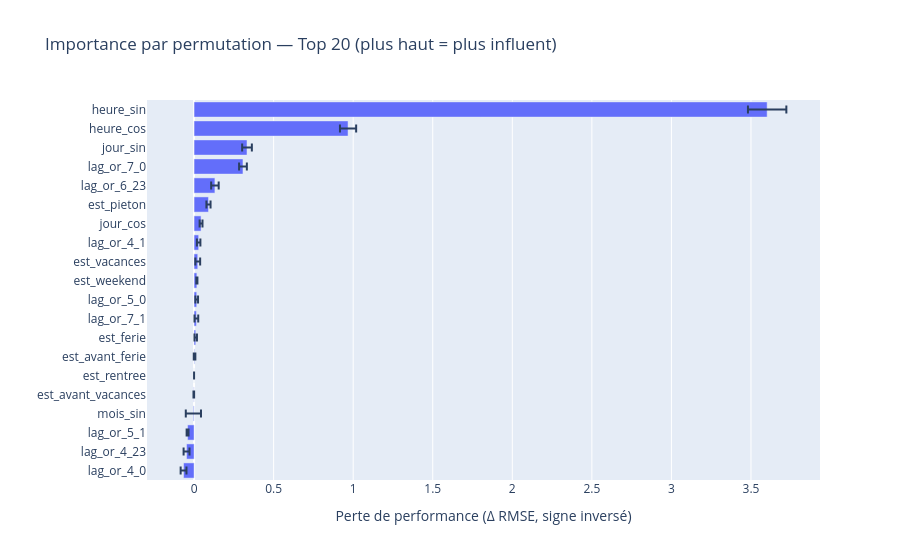

Source (notebook cell):
### Code cell
perm = permutation_importance(
    estimator=pipe_occ,
    X=X_test_occ,
    y=y_test_occ,
    n_repeats=20,
    random_state=42,
    scoring='neg_root_mean_squared_error'  
)

imp_df = (
    pd.DataFrame({
        'feature': features_occ,
        'importance_mean': perm.importances_mean,
        'importance_std': perm.importances_std
    })
    .sort_values('importance_mean', ascending=False)
)

print(imp_df.head(20))

topk = imp_df.head(20).sort_values('importance_mean', ascending=True)
fig = px.bar(
    topk,
    x='importance_mean', y='feature',
    error_x='importance_std',
    orientation='h',
    title='Importance par permutation — Top 20 (plus haut = plus influent)'
)
fig.update_layout(xaxis_title="Perte de performance (Δ RMSE, signe inversé)", yaxis_title="")
fig.show()

### Figure 1 — Plotly figure (JSON) as saved in the notebook; plotly's stock layout.template omitted (floating-point values rounded to 4 significant figures)
{"data": [{"error_x": {"array": [0.01827, 0.01863, 0.005948, 0.04774, 0.001974, 0.0, 0.004968, 0.007728, 0.01174, 0.00834, 0.00351, 0.01514, 0.01091, 0.009061, 0.01302, 0.02362, 0.0244, 0.03047, 0.05088, 0.1207]}, "hovertemplate": "importance_mean=%{x}<br>feature=%{y}<extra></extra>", "legendgroup": "", "marker": {"color": "#636efa", "pattern": {"shape": ""}}, "name": "", "orientation": "h", "showlegend": false, "textposition": "auto", "type": "bar", "x": [-0.06607, -0.04726, -0.04081, -0.004258, -0.001636, 0.0, 0.003095, 0.01038, 0.01448, 0.01662, 0.01752, 0.0231, 0.02883, 0.04388, 0.09057, 0.131, 0.3073, 0.3327, 0.9677, 3.602], "xaxis": "x", "y": ["lag_or_4_0", "lag_or_4_23", "lag_or_5_1", "mois_sin", "est_avant_vacances", "est_rentree", "est_avant_ferie", "est_ferie", "lag_or_7_1", "lag_or_5_0", "est_weekend", "est_vacances", "lag_or_4_1", "jour_cos", "est_pieton", "lag_or_6_23", "lag_or_7_0", "jour_sin", "heure_cos", "heure_sin"], "yaxis": "y"}], "layout": {"barmode": "relative", "legend": {"tracegroupgap": 0}, "title": {"text": "Importance par permutation — Top 20 (plus haut = plus influent)"}, "xaxis": {"anchor": "y", "domain": [0, 1], "title": {"text": "Perte de performance (Δ RMSE, signe inversé)"}}, "yaxis": {"anchor": "x", "domain": [0, 1], "title": {"text": ""}}}}
